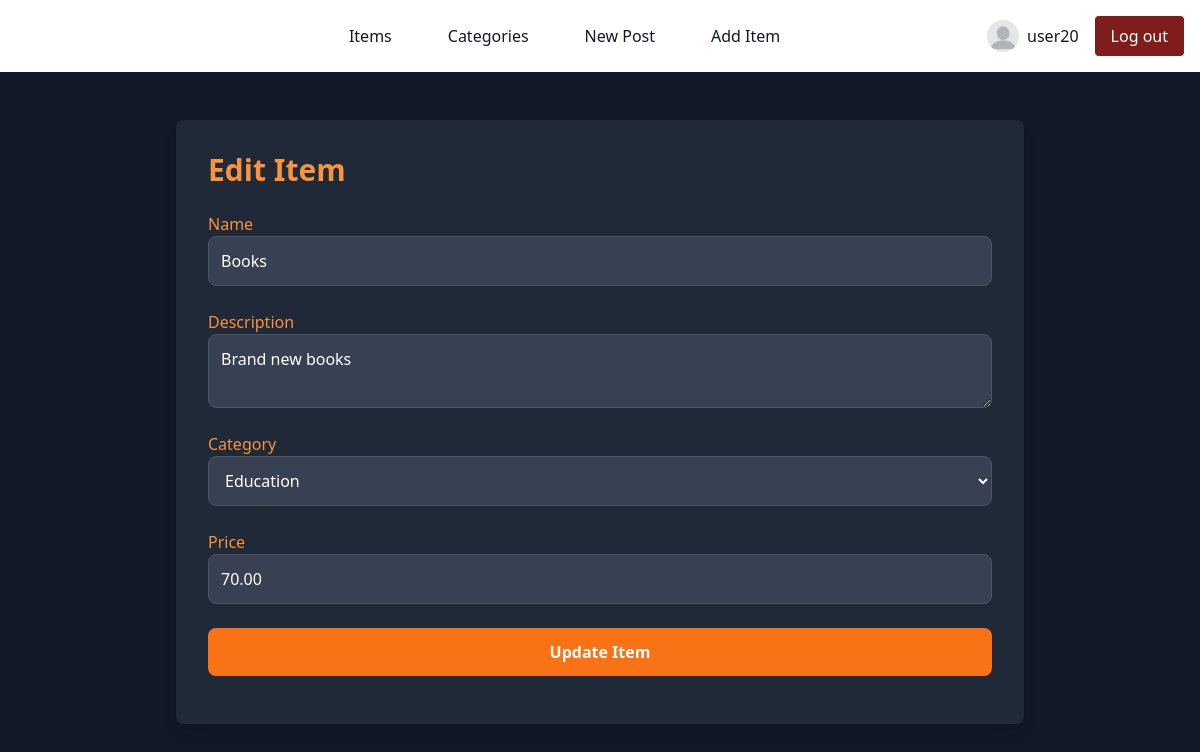
Screenshot of /src/public/templates/edit_item.php?item_id=3 (signed in) with the database file from the repository.
### tables this page shows
CREATE TABLE `items` (
  `item_id` int(10) UNSIGNED NOT NULL,
  `user_id` int(11) NOT NULL,
  `name` varchar(255) NOT NULL,
  `image` longblob NOT NULL,
  `description` text,
  `price` decimal(10,2) NOT NULL,
  `category_id` int(10) UNSIGNED DEFAULT NULL,
  `purchased` tinyint(1) DEFAULT NULL,
  `created_at` timestamp NOT NULL DEFAULT CURRENT_TIMESTAMP
);

CREATE TABLE `categories` (
  `category_id` int(10) UNSIGNED NOT NULL,
  `name` varchar(50) NOT NULL,
  `description` mediumtext
);

### src/public/templates/edit_item.php (the view, shortened to what this page needs)
<?php
include '../../../db_connection.php';
include '../../Component/navbar.php';
$itemId = $_GET['item_id'];
$sql = "SELECT * FROM items WHERE item_id = ? AND user_id = ?";
$stmt = $conn->prepare($sql);
$stmt->bind_param("ii", $itemId, $_SESSION['user_id']);
$stmt->execute();
$item_result = $stmt->get_result();
$item = $item_result->fetch_assoc();
$category_sql = "SELECT category_id, name FROM categories";
$category_result = $conn->query($category_sql);
$isLoggedIn = isset($_SESSION['user_id']);
$userId = $isLoggedIn ? $_SESSION['user_id'] : null;
$userName = $isLoggedIn ? $_SESSION['username'] : null;
$navbar = new Navbar($conn, $isLoggedIn, $userId, $userName);
?>
<!DOCTYPE html>
<html lang="en">
<head>
    <script src="https://cdn.tailwindcss.com"></script>
</head>
<body class="bg-gray-900 text-white">
<header>
    <?php echo $navbar->render(); ?>
</header>
<main class="container mx-auto max-w-4xl px-6 py-12">
    <div class="bg-gray-800 p-8 rounded-lg shadow-lg">
        <h1 class="text-3xl font-bold text-orange-400 mb-6">Edit Item</h1>
        <form action="" method="POST">
            <div class="mb-6">
                <label for="name" class="block text-orange-400">Name</label>
                <input type="text" id="name" name="name" value="<?php echo htmlspecialchars($item['name']); ?>" class="w-full p-3 bg-gray-700 text-white border border-gray-600 rounded-lg focus:outline-none focus:ring-2 focus:ring-orange-400">
            </div>
            <div class="mb-6">
                <label for="description" class="block text-orange-400">Description</label>
                <textarea id="description" name="description" class="w-full p-3 bg-gray-700 text-white border border-gray-600 rounded-lg focus:outline-none focus:ring-2 focus:ring-orange-400"><?php echo htmlspecialchars($item['description']); ?></textarea>
            </div>
            <div class="mb-6">
                <label for="category_id" class="block text-orange-400">Category</label>
                <select id="category_id" name="category_id" class="w-full p-3 bg-gray-700 text-white border border-gray-600 rounded-lg focus:outline-none focus:ring-2 focus:ring-orange-400">
                    <?php while ($category = $category_result->fetch_assoc()): ?>
                        <option value="<?php echo $category['category_id']; ?>" <?php echo $item['category_id'] == $category['category_id'] ? 'selected' : ''; ?>>
                            <?php echo htmlspecialchars($category['name']); ?>
                        </option>
                    <?php endwhile; ?>
                </select>
            </div>
            <div class="mb-6">
                <label for="price" class="block text-orange-400">Price</label>
                <input type="number" id="price" name="price" value="<?php echo htmlspecialchars($item['price']); ?>" class="w-full p-3 bg-gray-700 text-white border border-gray-600 rounded-lg focus:outline-none focus:ring-2 focus:ring-orange-400">
            </div>
            <button type="submit" class="w-full py-3 bg-orange-500 text-white font-bold rounded-lg hover:bg-orange-400 focus:outline-none focus:ring-2 focus:ring-orange-400 transition ease-in-out duration-150">
                Update Item
            </button>
        </form>
    </div>
</main>
</body>
</html>

### rows the page displays
items: name "Books", description "Brand new books", category_id "Education", price "70.00"

### other values shown
$this->userName "user20"
